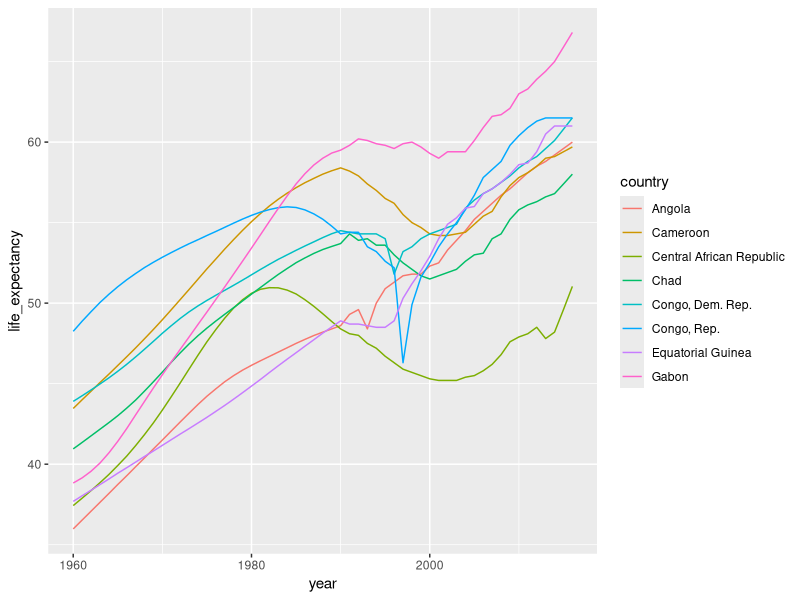

This figure's R source: (Note: this script raises an error after producing the figure.)
library(tidyverse)
library(dslabs)
library(readr)
library(readxl)
library(ggplot2)

install.packages("htmlwidgets")
install.packages("pdftools")

# Exercises for recoding:
# 
# Using the gapminder data, you want to recode countries longer 
# than 12 letters in the region “Middle Africa” to their abbreviations 
# in a new column, “country_short”. Which code would accomplish this?

# Not correct
dat <- gapminder %>% filter(region == "Middle Africa") %>% 
  mutate(recode(country, 
                "Central African Republic" = "CAR", 
                "Congo, Dem. Rep." = "DRC",
                "Equatorial Guinea" = "Eq. Guinea"))
head(dat)
ggplot(dat, aes(year, life_expectancy, color = country)) + geom_line()

# Not correct
dat <- gapminder %>% filter(region == "Middle Africa") %>% 
  mutate(country_short = recode(country, 
                                c("Central African Republic", "Congo, Dem. Rep.", "Equatorial Guinea"),
                                c("CAR", "DRC", "Eq. Guinea")))
head(dat)
ggplot(dat, aes(year, life_expectancy, color = country)) + geom_line()

# Not correct
dat <- gapminder %>% filter(region == "Middle Africa") %>% 
  mutate(country = recode(country, 
                          "Central African Republic" = "CAR", 
                          "Congo, Dem. Rep." = "DRC",
                          "Equatorial Guinea" = "Eq. Guinea"))
head(dat)
ggplot(dat, aes(year, life_expectancy, color = country)) + geom_line()

# This one is correct: properly recodes each country in a new column 
# “country_short”.
dat <- gapminder %>% filter(region == "Middle Africa") %>% 
  mutate(country_short = recode(country, 
                                "Central African Republic" = "CAR", 
                                "Congo, Dem. Rep." = "DRC",
                                "Equatorial Guinea" = "Eq. Guinea"))
head(dat)
ggplot(dat, aes(year, life_expectancy, color = country)) + geom_line()
